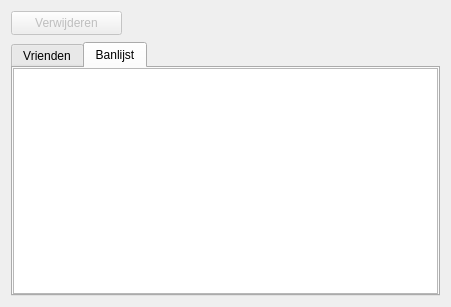
<?xml version="1.0" encoding="UTF-8"?>
<ui version="4.0">
 <class>AddressDialog</class>
 <widget class="QDialog" name="AddressDialog">
  <property name="geometry">
   <rect>
    <x>0</x>
    <y>0</y>
    <width>451</width>
    <height>307</height>
   </rect>
  </property>
  <property name="windowTitle">
   <string>Adresboek</string>
  </property>
  <layout class="QVBoxLayout" name="verticalLayout">
   <item>
    <widget class="QWidget" name="widget" native="true">
     <property name="minimumSize">
      <size>
       <width>100</width>
       <height>25</height>
      </size>
     </property>
     <widget class="QToolButton" name="delButton">
      <property name="enabled">
       <bool>false</bool>
      </property>
      <property name="geometry">
       <rect>
        <x>0</x>
        <y>0</y>
        <width>111</width>
        <height>24</height>
       </rect>
      </property>
      <property name="text">
       <string>Verwijderen</string>
      </property>
      <property name="icon">
       <iconset resource="res/icons.qrc">
        <normaloff>:/icons/remove.png</normaloff>:/icons/remove.png</iconset>
      </property>
      <property name="iconSize">
       <size>
        <width>24</width>
        <height>24</height>
       </size>
      </property>
      <property name="toolButtonStyle">
       <enum>Qt::ToolButtonTextBesideIcon</enum>
      </property>
     </widget>
    </widget>
   </item>
   <item>
    <widget class="QTabWidget" name="tabWidget">
     <property name="currentIndex">
      <number>1</number>
     </property>
     <widget class="QWidget" name="tab">
      <attribute name="title">
       <string>Vrienden</string>
      </attribute>
      <layout class="QVBoxLayout" name="verticalLayout_2">
       <property name="margin">
        <number>0</number>
       </property>
       <item>
        <widget class="QTableView" name="tableView">
         <property name="selectionBehavior">
          <enum>QAbstractItemView::SelectRows</enum>
         </property>
        </widget>
       </item>
      </layout>
     </widget>
     <widget class="QWidget" name="tab_2">
      <attribute name="title">
       <string>Banlijst</string>
      </attribute>
      <layout class="QHBoxLayout" name="horizontalLayout_3">
       <property name="margin">
        <number>0</number>
       </property>
       <item>
        <widget class="QTableView" name="tableView_2">
         <property name="selectionBehavior">
          <enum>QAbstractItemView::SelectRows</enum>
         </property>
        </widget>
       </item>
      </layout>
     </widget>
    </widget>
   </item>
  </layout>
 </widget>
 <resources>
  <include location="res/icons.qrc"/>
 </resources>
 <connections/>
</ui>
